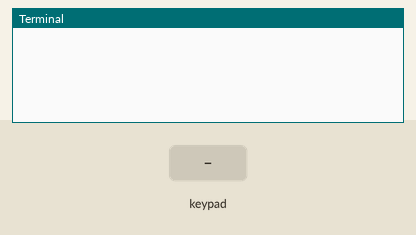
Bench run of a program on a simulated Raspberry Pi (BCM pin numbers). On the bench: the last lines printed to the terminal. Inputs (shaded band) come from the test bench.

Above: at 1.2 s.
1.3 s: key '1' pressed
At 2.4 s:
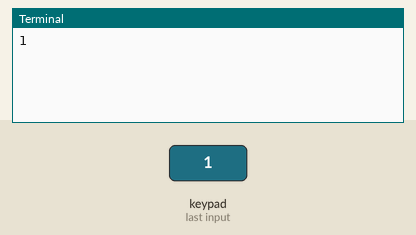
2.8 s: keypad keys 1 2 A pressed 0.4 s apart
At 4.2 s:
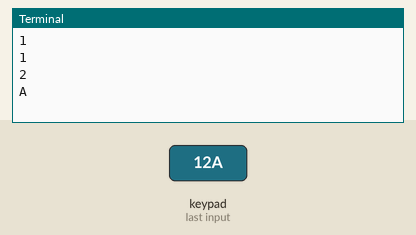
5.5 s: key 'F' pressed
At 6.7 s:
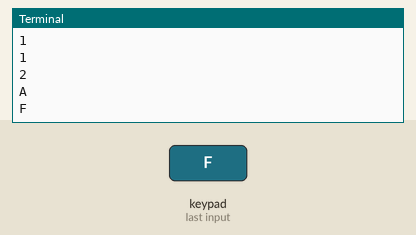
7.0 s: keypad keys 1 2 D pressed 0.4 s apart
At 8.6 s:
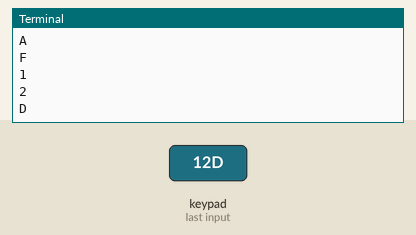
9.7 s: key 'E' pressed
At 10.0 s:
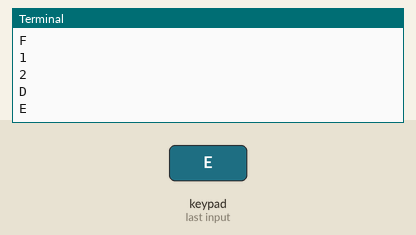
11.2 s: key 'B' pressed
At 12.4 s:
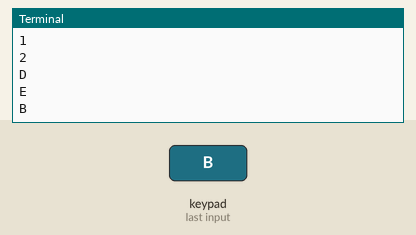

Measured:
- after the input at 1.3 s, the terminal: prints a new line at once (image 1)
- after the input at 2.8 s, the terminal: prints a new line after 0.40 s (image 2)
- after the input at 5.5 s, the terminal: prints a new line at once (image 3)
- after the input at 7.0 s, the terminal: prints a new line at once (image 4)
- after the input at 9.7 s, the terminal: prints a new line at once (image 5)
- after the input at 11.2 s, the terminal: prints a new line at once (image 6)

The program:

numpad_helpers.py
```python
from pad4pi import rpi_gpio
import RPi.GPIO as GPIO

KEYPAD = [
    ["1","2","3","F"],
    ["4","5","6","E"],
    ["7","8","9","D"],
    ["A","0","B","C"]
]

ROW_PINS = [2, 3, 4, 17]
COL_PINS = [14, 15, 18, 23]

factory = rpi_gpio.KeypadFactory()
keypad = factory.create_keypad(keypad=KEYPAD, row_pins=ROW_PINS, col_pins=COL_PINS)

def key_pressed(key):
    print(key)

keypad.registerKeyPressHandler(key_pressed)

try:
    while True:
        pass
except KeyboardInterrupt:
    GPIO.cleanup()
```
